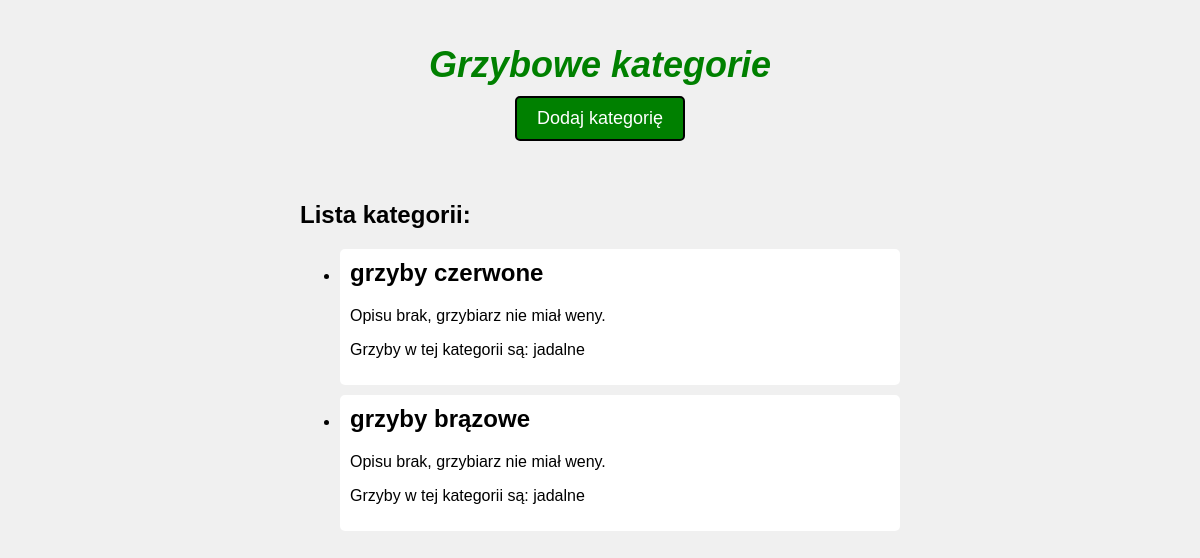
Before: /lista_kategorii/ with the older database file.
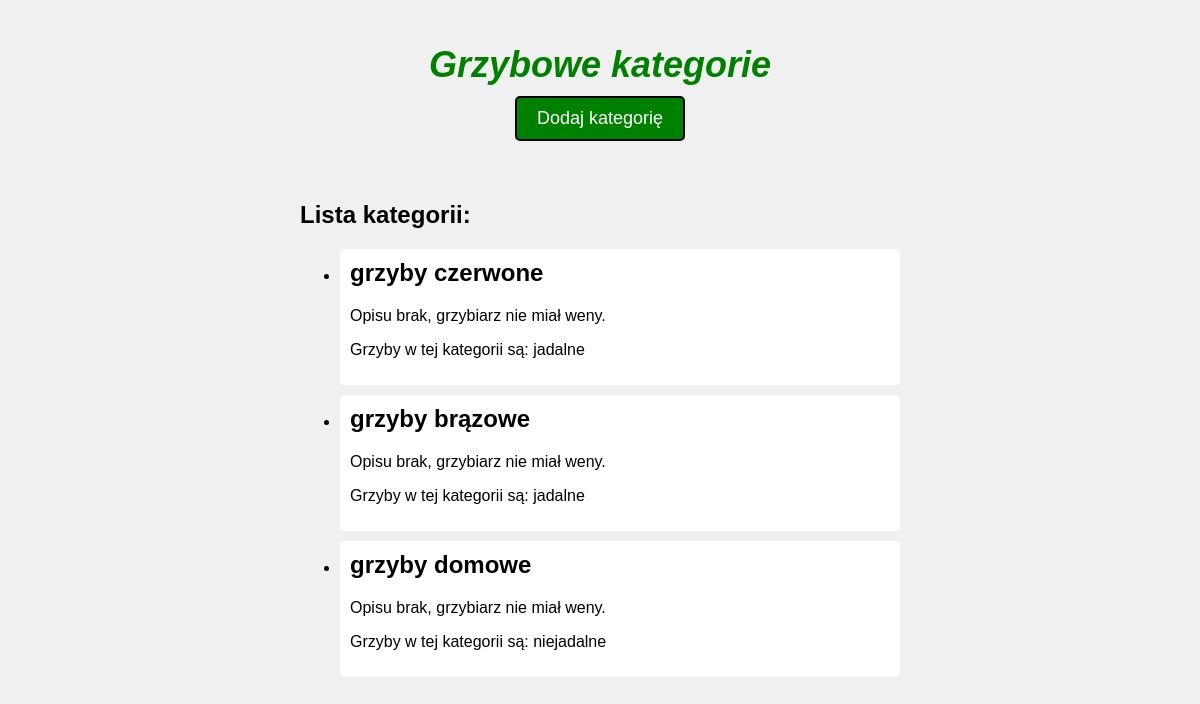
After: the same page with the newer database file.
### grzyby/models.py (models this page shows, shortened)
class Kategoria(models.Model):
    nazwa = models.CharField(max_length=100)
    opis = models.TextField(blank=True, null=True)
    jadalne = models.BooleanField(default=True)

### grzyby/views.py (the view)
# urls.py: path('lista_kategorii/', views.lista_kategorii, name='lista_kategorii'),
def lista_kategorii(request):
    kategorie = Kategoria.objects.all()
    return render(request, 'lista_kategorii.html', {'kategorie': kategorie})

### grzyby/templates/lista_kategorii.html (shortened to what this page needs)
<!DOCTYPE html>
<html lang="pl">
<head>
</head>
<body>
    <div class="header">
        <h1>Grzybowe kategorie</h1>
        <div class="button-container">
            <button onclick="window.location.href='dodaj_kategorie'">Dodaj kategorię</button>
        </div>
    </div>
    <div class="categories">
        <h2>Lista kategorii:</h2>
        <ul>
            {% if kategorie %}
                {% for kategoria in kategorie %}
                <li class="category">
                    <h2>{{ kategoria.nazwa }}</h2>
                    <p>{{ kategoria.opis|default:"Opisu brak, grzybiarz nie miał weny." }}</p>
                    <p>Grzyby w tej kategorii są: {{ kategoria.jadalne|yesno:"jadalne,niejadalne" }}</p>
                </li>
                {% endfor %}
            {% else %}
                <p>Brak dostępnych kategorii.</p>
            {% endif %}
        </ul>
    </div>
</body>
</html>

### grzyby/templates/lista_kategorii.html (style rules this page uses)
body { font-family: Arial, sans-serif; background-color: #f0f0f0; margin: 0; padding: 0; }
.header { text-align: center; padding: 20px 0; }
.header h1 { color: green; font-size: 36px; font-style: italic; margin-bottom: 10px; }
.button-container { text-align: center; margin-bottom: 20px; }
.button-container button { padding: 10px 20px; font-size: 18px; color: white; background-color: green; border: 2px solid black; border-radius: 5px; cursor: pointer; }
.categories { margin: 0 auto; max-width: 600px; padding: 0 20px; }
.category { margin-bottom: 10px; background-color: #fff; padding: 10px; border-radius: 5px; }
.category h2 { margin-top: 0; }

Changed rows visible on the page:
added Kategoria: nazwa "grzyby domowe", opis "Opisu brak, grzybiarz nie miał weny.", jadalne "niejadalne"
